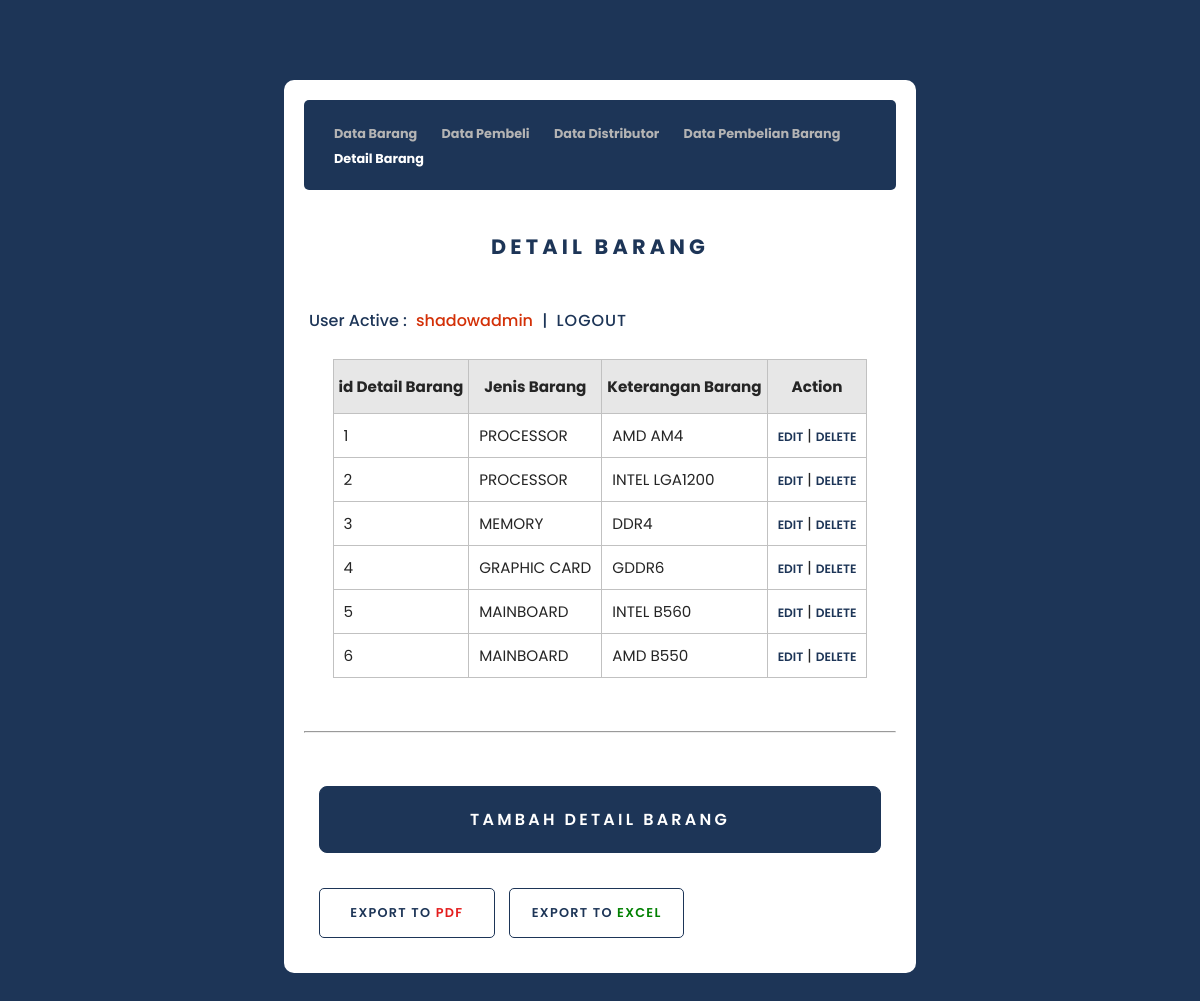
The app's page /uas_basisdata/admin/detailbarang.php (signed in) with its own data.
### tables this page shows
CREATE TABLE `detail_barang` (
  `id_detail_barang` int(5) NOT NULL AUTO_INCREMENT,
  `jenis_barang` varchar(20) NOT NULL,
  `keterangan_barang` varchar(50) DEFAULT NULL,
  PRIMARY KEY (`id_detail_barang`)
);

### uas_basisdata/admin/detailbarang.php (the view, shortened to what this page needs)
<?php
include "../koneksi.php";
$detailbarang = "SELECT * FROM `detail_barang` ORDER BY `detail_barang`.`id_detail_barang` ASC ";
$printc = mysqli_query($conn, $detailbarang);
?>
<!DOCTYPE html>
<html lang="en">
<head>
    <link rel="stylesheet" href="../css/style.css" type="text/css">
</head>
<body>
    <div class="containers">
        <nav>
            <a href="databarang.php">Data Barang</a>
            <a href="datapembeli.php">Data Pembeli</a>
            <a href="datadistributor.php">Data Distributor</a>
            <a href="datapembelianbarang.php">Data Pembelian Barang</a>
            <a href="detailbarang.php" class="active">Detail Barang</a>
        </nav>
        <div id="datadistributor">
            <header>
                <h3>DETAIL BARANG</h3>
                <h4>User Active :
                    <span class="user_login">
                        <?php echo $_SESSION['username']; ?>
                    </span>|
                    <a class="link" href="../logout.php">Logout</a>
                </h4>
            </header>
            <div class="main">
                <table>
                    <tr>
                        <th>id Detail Barang</th>
                        <th>Jenis Barang</th>
                        <th>Keterangan Barang</th>
                        <th>Action</th>
                    </tr>
                <?php while($c = mysqli_fetch_array($printc)): ?>
                    <tr>
                        <td><?= $c['id_detail_barang'];?></td>
                        <td><?= $c['jenis_barang'];?></td>
                        <td><?= $c['keterangan_barang'];?></td>
                        <td>
                            <a class="edit" href="update/updatepage_detailbarang.php?id=<?php echo $c['id_detail_barang']; ?>">EDIT</a> |
                            <a class="delete" href="delete/deletedetailbarang.php?id=<?php echo $c['id_detail_barang']; ?>">DELETE</a>
                        </td>
                    </tr>
                <?php endwhile;?>
                </table>
                <br><hr><br>
                <a class="button" href="input/inputpage_detailbarang.php">Tambah Detail Barang</a>
                <div class="exportnav">
                    <a class="exportbutton" href="#databarang">Export to <span style="color:#e41d1d">PDF</span></a>
                    <a class="exportbutton" href="print.php" target="_blank">Export to <span style="color:green">EXCEL</span></a>
                </div>
            </div>
        </div>
    </div>
</body>
</html>

### uas_basisdata/css/style.css (style rules this page uses)
body { font-family: 'poppins'; background-color: #1d3557;; color: #fff; }
table { border-collapse: collapse; margin: 20px 0px; color:rgb(37, 37, 37); font-size: 0.95em; margin-left: auto; margin-right: auto; }
td { border: 1px solid #c1c1c1; padding: 10px; }
th { border: 1px solid #c1c1c1; padding: 15px 5px; background-color: #e7e7e7; }
.edit , .delete { text-decoration: none; font-size: 0.8em; color:#1d3557; text-transform: uppercase; font-weight: 600; }
.button { text-decoration: none; font-size: 1em; color:#fff; text-transform: uppercase; font-weight: 600; text-align: center; border: 1px solid #1d3557; padding: 20px; display: flex; justify-content: center; margin : 20px 15px; background-color: #1d3557; border-radius: 8px; cursor: pointer; letter-spacing: 0.2em; }
.containers { width: 50%; margin: 5em auto; background-color: #fff; padding: 20px; border-radius: 10px; }
.containers h3 { text-align: center; color: #1d3557; font-weight: 700; font-size: 1.3em; padding: 20px; letter-spacing: .2em; }
h4 { color: #1d3557; font-weight: 500; padding: 5px; }
.user_login { color: #d33007; font-weight: 500; padding: 5px; }
nav { display: block; background-color: #1d3557; padding: 20px; border-radius: 5px; }
nav a { padding: 20px 10px; color:#b4b4b4; font-size: .8em; text-decoration: none; font-weight: bold; transition: 0.5s; }
nav a.active, nav a:hover { color: #fff; }
.link { color: #1d3557; text-decoration: none; transition: 0.3s; text-transform: uppercase; font-weight: 500; letter-spacing: 1px; margin-left: 5px; }
.exportnav { display: inline; background-color: #fff; margin: 10px; }
.exportnav a { display: inline-block; }
.exportbutton { text-decoration: none; font-size: .8em; color:#1d3557; text-transform: uppercase; font-weight: 600; border: 1px solid #1d3557; padding: 15px 10px; margin: 15px 5px; background-color: #fff; border-radius: 5px; cursor: pointer; letter-spacing: 0.1em; transition: 0.5s; width: 12em; text-align: center; }

### records on screen
detail_barang: id_detail_barang "1", jenis_barang "PROCESSOR", keterangan_barang "AMD AM4"
detail_barang: id_detail_barang "2", jenis_barang "PROCESSOR", keterangan_barang "INTEL LGA1200"
detail_barang: id_detail_barang "3", jenis_barang "MEMORY", keterangan_barang "DDR4"
detail_barang: id_detail_barang "4", jenis_barang "GRAPHIC CARD", keterangan_barang "GDDR6"
detail_barang: id_detail_barang "5", jenis_barang "MAINBOARD", keterangan_barang "INTEL B560"
detail_barang: id_detail_barang "6", jenis_barang "MAINBOARD", keterangan_barang "AMD B550"

### other values on screen
$_SESSION['username'] "shadowadmin"
